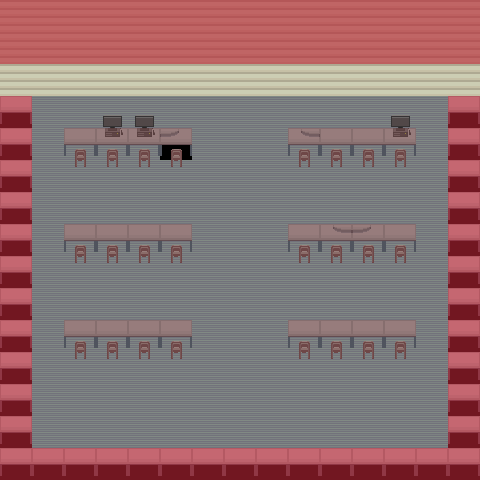

A level layout from a 2D game, rendered from its tile map. Below: a short description, then the map file with its tile-grid data intact:
An orthogonal 15x15 tile map with 32x32 px tiles, 5 tile layers (Floor, Tile Layer 5, sides, roof, ...), 6 tilesets and 3 objects.

<map version="1.0" orientation="orthogonal" renderorder="right-down" width="15" height="15" tilewidth="32" tileheight="32" nextobjectid="1">
 <tileset firstgid="1" name="grass_tileset" tilewidth="32" tileheight="32" tilecount="30" columns="6">
  <image source="grass_tileset.png" width="192" height="160" />
 </tileset>
 <tileset firstgid="31" name="classroom_exterior_tileset" tilewidth="32" tileheight="32" tilecount="64" columns="8">
  <image source="classroom_exterior_tileset.png" width="256" height="256" />
 </tileset>
 <tileset firstgid="95" name="tile_collision" tilewidth="32" tileheight="32" tilecount="1" columns="1">
  <image source="tile_collision.png" width="32" height="32" />
  <tile id="0">
   <objectgroup draworder="index">
    <object id="0" x="0" y="0.0625" width="31.9375" height="32" />
    <object id="0" x="0.0625" y="0.25" width="31.9375" height="31.75" />
   </objectgroup>
  </tile>
 </tileset>
 <tileset firstgid="96" name="classroom_tileset" tilewidth="32" tileheight="32" tilecount="15" columns="5">
  <image source="classroom_tileset.png" width="160" height="96" />
 </tileset>
 <tileset firstgid="111" name="tile_collision" tilewidth="32" tileheight="32" tilecount="1" columns="1">
  <image source="tile_collision.png" width="32" height="32" />
 </tileset>
 <tileset firstgid="112" name="table_collision" tilewidth="32" tileheight="32" tilecount="1" columns="1">
  <image source="table_collision.png" width="32" height="32" />
  <tile id="0">
   <objectgroup draworder="index">
    <object id="0" x="-0.0625" y="-0.125" width="32.125" height="17" />
   </objectgroup>
  </tile>
 </tileset>
 <layer name="Floor" width="15" height="15">
  <data encoding="csv">
70,70,70,70,70,70,70,70,70,70,70,70,70,70,70,
70,70,70,70,70,70,70,70,70,70,70,70,70,70,70,
70,70,70,70,70,70,70,70,70,70,70,70,70,70,70,
100,101,101,101,101,101,101,101,101,101,101,101,101,101,100,
100,101,101,101,101,99,101,101,101,101,101,101,101,101,100,
100,101,101,101,101,101,101,101,101,101,101,101,101,101,100,
100,101,101,101,101,101,101,101,101,101,101,101,101,101,100,
100,101,101,101,101,101,101,101,101,101,101,101,101,101,100,
100,101,101,101,101,101,101,101,101,101,101,101,101,101,100,
100,101,101,101,101,101,101,101,101,101,101,101,101,101,100,
100,101,101,101,101,101,101,101,101,101,101,101,101,101,100,
100,101,101,101,101,101,101,101,101,101,101,101,101,101,100,
100,101,101,101,101,101,101,101,101,101,101,101,101,101,100,
100,101,101,101,101,101,101,101,101,101,101,101,101,101,100,
100,100,100,100,100,100,100,100,100,100,100,100,100,100,100
</data>
 </layer>
 <layer name="Tile Layer 5" width="15" height="15">
  <data encoding="csv">
0,0,0,0,0,0,0,0,0,0,0,0,0,0,0,
0,0,0,0,0,0,0,0,0,0,0,0,0,0,0,
0,0,0,0,0,0,0,0,0,0,0,0,0,0,0,
0,0,0,0,0,0,0,0,0,0,0,0,0,0,0,
0,0,100,100,100,99,0,0,0,96,100,100,100,0,0,
0,0,0,0,0,0,0,0,0,0,0,0,0,0,0,
0,0,0,0,0,0,0,0,0,0,0,0,0,0,0,
0,0,100,100,100,100,0,0,0,100,96,98,100,0,0,
0,0,0,0,0,0,0,0,0,0,0,0,0,0,0,
0,0,0,0,0,0,0,0,0,0,0,0,0,0,0,
0,0,100,100,100,100,0,0,0,100,100,100,100,0,0,
0,0,0,0,0,0,0,0,0,0,0,0,0,0,0,
0,0,0,0,0,0,0,0,0,0,0,0,0,0,0,
0,0,0,0,0,0,0,0,0,0,0,0,0,0,0,
0,0,0,0,0,0,0,0,0,0,0,0,0,0,0
</data>
 </layer>
 <layer name="sides" width="15" height="15">
  <data encoding="csv">
0,0,0,0,0,0,0,0,0,0,0,0,0,0,0,
0,0,0,0,0,0,0,0,0,0,0,0,0,0,0,
0,0,0,0,0,0,0,0,0,0,0,0,0,0,0,
0,0,0,0,0,0,0,0,0,0,0,0,0,0,0,
0,0,0,110,110,0,0,0,0,0,0,0,110,0,0,
0,0,109,109,109,109,0,0,0,109,109,109,109,0,0,
0,0,0,0,0,0,0,0,0,0,0,0,0,0,0,
0,0,0,0,0,0,0,0,0,0,0,0,0,0,0,
0,0,109,109,109,109,0,0,0,109,109,109,109,0,0,
0,0,0,0,0,0,0,0,0,0,0,0,0,0,0,
0,0,0,0,0,0,0,0,0,0,0,0,0,0,0,
0,0,109,109,109,109,0,0,0,109,109,109,109,0,0,
0,0,0,0,0,0,0,0,0,0,0,0,0,0,0,
0,0,0,0,0,0,0,0,0,0,0,0,0,0,0,
0,0,0,0,0,0,0,0,0,0,0,0,0,0,0
</data>
 </layer>
 <layer name="roof" width="15" height="15">
  <data encoding="csv">
0,0,0,0,0,0,0,0,0,0,0,0,0,0,0,
0,0,0,0,0,0,0,0,0,0,0,0,0,0,0,
0,0,0,0,0,0,0,0,0,0,0,0,0,0,0,
0,0,0,105,105,0,0,0,0,0,0,0,105,0,0,
0,0,104,104,104,104,0,0,0,104,104,104,104,0,0,
0,0,0,0,0,0,0,0,0,0,0,0,0,0,0,
0,0,0,0,0,0,0,0,0,0,0,0,0,0,0,
0,0,104,104,104,104,0,0,0,104,104,104,104,0,0,
0,0,0,0,0,0,0,0,0,0,0,0,0,0,0,
0,0,0,0,0,0,0,0,0,0,0,0,0,0,0,
0,0,104,104,104,104,0,0,0,104,104,104,104,0,0,
0,0,0,0,0,0,0,0,0,0,0,0,0,0,0,
0,0,0,0,0,0,0,0,0,0,0,0,0,0,0,
0,0,0,0,0,0,0,0,0,0,0,0,0,0,0,
0,0,0,0,0,0,0,0,0,0,0,0,0,0,0
</data>
 </layer>
 <layer name="colissions" width="15" height="15" opacity="0.62">
  <data encoding="csv">
95,95,95,95,95,95,95,95,95,95,95,95,95,95,95,
95,95,95,95,95,95,95,95,95,95,95,95,95,95,95,
0,0,0,0,0,0,0,0,0,0,0,0,0,0,0,
95,0,0,0,0,0,0,0,0,0,0,0,0,0,95,
95,0,112,112,112,112,0,0,0,112,112,112,112,0,95,
95,0,0,0,0,0,0,0,0,0,0,0,0,0,95,
95,0,0,0,0,0,0,0,0,0,0,0,0,0,95,
95,0,112,112,112,112,0,0,0,112,112,112,112,0,95,
95,0,0,0,0,0,0,0,0,0,0,0,0,0,95,
95,0,0,0,0,0,0,0,0,0,0,0,0,0,95,
95,0,112,112,112,112,0,0,0,112,112,112,112,0,95,
95,0,0,0,0,0,0,0,0,0,0,0,0,0,95,
95,0,0,0,0,0,0,0,0,0,0,0,0,0,95,
95,0,0,0,0,0,0,0,0,0,0,0,0,0,95,
95,95,95,95,95,95,95,95,95,95,95,95,95,95,95
</data>
 </layer>
</map>